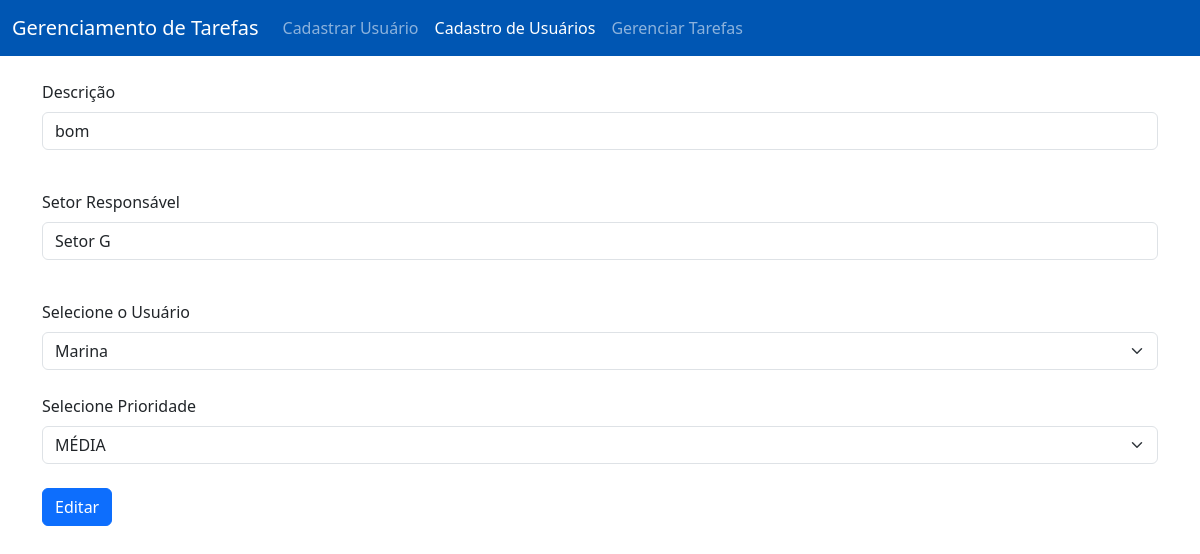
The app's page /GestaoTarefas/editar.php?id=2 with its own data.
### tables this page shows
CREATE TABLE `tarefa` (
  `id_tarefa` int(11) NOT NULL,
  `descricao_tarefa` varchar(100) DEFAULT NULL,
  `nome_setor` varchar(100) DEFAULT NULL,
  `prioridade` enum('BAIXA','MÉDIA','ALTA') DEFAULT NULL,
  `data_cadastro` date DEFAULT NULL,
  `status` enum('A FAZER','FAZENDO','PRONTO') DEFAULT NULL,
  `fk_usuario_id` int(11) DEFAULT NULL
);

### GestaoTarefas/editar.php (the view, shortened to what this page needs)
<!DOCTYPE html>
<html lang="en">
<head>
    <link href="css/bootstrap.min.css" rel="stylesheet">
</head>
<body>
<nav class="navbar navbar-expand-lg" data-bs-theme="dark" style="background-color: #0056b3;">
  <div class="container-fluid">
    <a class="navbar-brand" href="#">Gerenciamento de Tarefas</a>
    <div class="collapse navbar-collapse" id="navbarSupportedContent">
      <ul class="navbar-nav me-auto mb-2 mb-lg-0">
        <li class="nav-item">
          <a class="nav-link"  href="index.php">Cadastrar Usuário</a>
        </li>
        <li class="nav-item">
          <a class="nav-link active" aria-current="page" href="cadastrar.php">Cadastro de Usuários </a>
        </li>
        <li class="nav-item">
          <a class="nav-link" href="gerenciar.php">Gerenciar Tarefas </a>
        </li>
      </ul>
    </div>
  </div>
</nav>
<div class="container">
<?php
$id = $_GET['id'];
$db = new PDO("mysql:host=localhost;
dbname=saep","root","");
$tarefa = $db->prepare("SELECT * FROM tarefa WHERE id_tarefa=:id");
$tarefa->bindValue(':id', $id);
$tarefa->execute();
$tarefa = $tarefa->fetch(PDO::FETCH_ASSOC);
?>
  <form action="conexao/tarefaEditar.php?id=<?php echo $tarefa['id_tarefa'];?>" method="post">
    <br>
    <div class="mb-3">
  <label for="exampleFormControlInput1" class="form-label">Descrição </label>
  <input type="text" value="<?php echo $tarefa['descricao_tarefa'];?>" class="form-control" name="descricao" id="exampleFormControlInput1" placeholder="Digite a descrição" required>
</div>
<br>
<div class="mb-3">
  <label for="exampleFormControlInput1" class="form-label">Setor Responsável</label>
  <input type="text" value="<?php echo $tarefa['nome_setor'];?>" class="form-control" name="setor"  id="exampleFormControlInput1" placeholder="Digite o setor" required>
</div>
<br>
<label for="exampleFormControlInput1" class="form-label">Selecione o Usuário</label>
<select class="form-select" aria-label="Default select example" name="idUsuario" required>
<?php
  $db = new PDO("mysql:host=localhost;
  dbname=saep","root","");
  $consulta = $db->query("SELECT * FROM usuario");
  while($idUsuario = $consulta->fetch(PDO::FETCH_ASSOC)){
?>
    <option value="<?php echo $idUsuario['id'];?>">
    <?php echo $idUsuario['nome'];?></option>
<?php
  }
?>
</select>
<br>
<label for="exampleFormControlInput1" class="form-label">Selecione Prioridade</label>
<select class="form-select" name="prioridade"  aria-label="Default select example">
<option value="<?php echo $tarefa['prioridade'];?>">
  <?php echo $tarefa['prioridade'];?>
</option>
</select>
<br>
<div class="col-auto">
    <button type="submit" class="btn btn-primary mb-3">Editar</button>
  </div>
  </form>
</div>
</body>
</html>

### records on screen
tarefa: descricao "bom", setor "Setor G", prioridade "MÉDIA"

### other values on screen
form field idUsuario "Marina"
